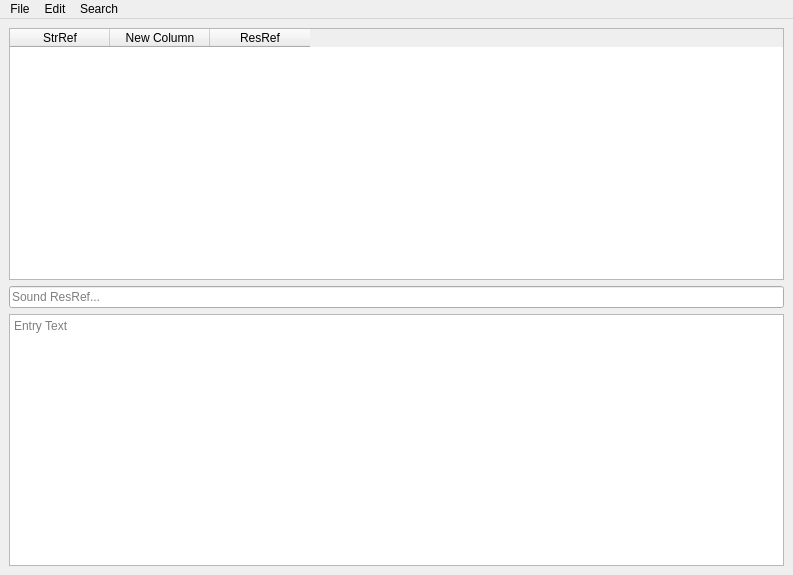
<?xml version="1.0" encoding="UTF-8"?>
<ui version="4.0">
 <class>MainWindow</class>
 <widget class="QMainWindow" name="MainWindow">
  <property name="geometry">
   <rect>
    <x>0</x>
    <y>0</y>
    <width>793</width>
    <height>575</height>
   </rect>
  </property>
  <property name="windowTitle">
   <string>MainWindow</string>
  </property>
  <widget class="QWidget" name="centralwidget">
   <layout class="QVBoxLayout" name="verticalLayout">
    <item>
     <widget class="QTableWidget" name="tableWidget">
      <column>
       <property name="text">
        <string>StrRef</string>
       </property>
      </column>
      <column>
       <property name="text">
        <string>New Column</string>
       </property>
      </column>
      <column>
       <property name="text">
        <string>ResRef</string>
       </property>
      </column>
     </widget>
    </item>
    <item>
     <widget class="QLineEdit" name="lineEdit">
      <property name="placeholderText">
       <string>Sound ResRef...</string>
      </property>
     </widget>
    </item>
    <item>
     <widget class="QPlainTextEdit" name="plainTextEdit">
      <property name="placeholderText">
       <string>Entry Text</string>
      </property>
     </widget>
    </item>
   </layout>
  </widget>
  <widget class="QMenuBar" name="menubar">
   <property name="geometry">
    <rect>
     <x>0</x>
     <y>0</y>
     <width>793</width>
     <height>21</height>
    </rect>
   </property>
   <widget class="QMenu" name="menuFile">
    <property name="title">
     <string>File</string>
    </property>
    <addaction name="actionNew"/>
    <addaction name="actionOpen"/>
    <addaction name="actionSave"/>
    <addaction name="actionSave_As"/>
    <addaction name="separator"/>
    <addaction name="actionSet_Language"/>
    <addaction name="separator"/>
    <addaction name="actionEdit"/>
   </widget>
   <widget class="QMenu" name="menuTools">
    <property name="title">
     <string>Edit</string>
    </property>
    <addaction name="actionSearch"/>
    <addaction name="actionSearch_By_Text"/>
    <addaction name="actionSearch_By_ResRef"/>
    <addaction name="separator"/>
    <addaction name="actionAdd_New_Entry"/>
   </widget>
   <widget class="QMenu" name="menuSearch">
    <property name="title">
     <string>Search</string>
    </property>
   </widget>
   <addaction name="menuFile"/>
   <addaction name="menuTools"/>
   <addaction name="menuSearch"/>
  </widget>
  <action name="actionNew">
   <property name="text">
    <string>New</string>
   </property>
  </action>
  <action name="actionOpen">
   <property name="text">
    <string>Open</string>
   </property>
  </action>
  <action name="actionSave">
   <property name="text">
    <string>Save</string>
   </property>
  </action>
  <action name="actionSave_As">
   <property name="text">
    <string>Save As</string>
   </property>
  </action>
  <action name="actionSet_Language">
   <property name="text">
    <string>Set Language</string>
   </property>
  </action>
  <action name="actionEdit">
   <property name="text">
    <string>Edit</string>
   </property>
  </action>
  <action name="actionSearch">
   <property name="text">
    <string>Search By StrRef</string>
   </property>
  </action>
  <action name="actionSearch_By_Text">
   <property name="text">
    <string>Search By Text</string>
   </property>
  </action>
  <action name="actionSearch_By_ResRef">
   <property name="text">
    <string>Search By ResRef</string>
   </property>
  </action>
  <action name="actionAdd_New_Entry">
   <property name="text">
    <string>Add New Entry</string>
   </property>
  </action>
 </widget>
 <resources/>
 <connections/>
</ui>
